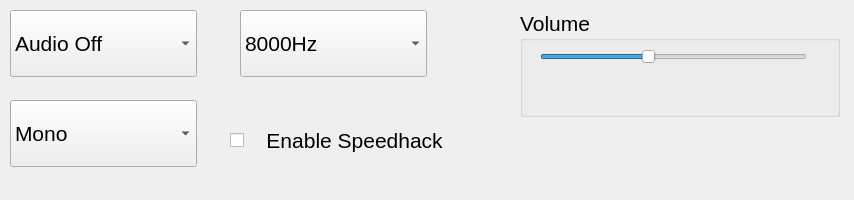
<?xml version="1.0" encoding="UTF-8"?>
<ui version="4.0">
 <class>AudioSettingsClass</class>
 <widget class="QWidget" name="AudioSettingsClass">
  <property name="enabled">
   <bool>true</bool>
  </property>
  <property name="geometry">
   <rect>
    <x>0</x>
    <y>0</y>
    <width>854</width>
    <height>200</height>
   </rect>
  </property>
  <property name="font">
   <font>
    <pointsize>16</pointsize>
   </font>
  </property>
  <property name="contextMenuPolicy">
   <enum>Qt::DefaultContextMenu</enum>
  </property>
  <property name="windowTitle">
   <string>AudioSettings</string>
  </property>
  <property name="styleSheet">
   <string notr="true"/>
  </property>
  <widget class="QLabel" name="Audiolabel">
   <property name="geometry">
    <rect>
     <x>0</x>
     <y>0</y>
     <width>640</width>
     <height>150</height>
    </rect>
   </property>
   <property name="styleSheet">
    <string notr="true"/>
   </property>
   <property name="text">
    <string/>
   </property>
  </widget>
  <widget class="QCheckBox" name="speedHackBox">
   <property name="geometry">
    <rect>
     <x>230</x>
     <y>100</y>
     <width>333</width>
     <height>81</height>
    </rect>
   </property>
   <property name="font">
    <font>
     <pointsize>16</pointsize>
    </font>
   </property>
   <property name="text">
    <string>   Enable Speedhack</string>
   </property>
   <property name="checked">
    <bool>false</bool>
   </property>
  </widget>
  <widget class="QComboBox" name="sampleRateBox">
   <property name="geometry">
    <rect>
     <x>240</x>
     <y>10</y>
     <width>187</width>
     <height>67</height>
    </rect>
   </property>
   <item>
    <property name="text">
     <string>8000Hz</string>
    </property>
   </item>
   <item>
    <property name="text">
     <string>11025Hz</string>
    </property>
   </item>
   <item>
    <property name="text">
     <string>16000Hz</string>
    </property>
   </item>
   <item>
    <property name="text">
     <string>22050Hz</string>
    </property>
   </item>
   <item>
    <property name="text">
     <string>44100Hz</string>
    </property>
   </item>
  </widget>
  <widget class="QComboBox" name="stereoBox">
   <property name="geometry">
    <rect>
     <x>10</x>
     <y>100</y>
     <width>187</width>
     <height>67</height>
    </rect>
   </property>
   <property name="styleSheet">
    <string notr="true"/>
   </property>
   <item>
    <property name="text">
     <string>Mono</string>
    </property>
   </item>
   <item>
    <property name="text">
     <string>Stereo</string>
    </property>
   </item>
  </widget>
  <widget class="QComboBox" name="AudioOnOffBox">
   <property name="geometry">
    <rect>
     <x>10</x>
     <y>10</y>
     <width>187</width>
     <height>67</height>
    </rect>
   </property>
   <item>
    <property name="text">
     <string>Audio Off</string>
    </property>
   </item>
   <item>
    <property name="text">
     <string>Audio On</string>
    </property>
   </item>
  </widget>
  <widget class="QGroupBox" name="volume">
   <property name="geometry">
    <rect>
     <x>520</x>
     <y>10</y>
     <width>320</width>
     <height>107</height>
    </rect>
   </property>
   <property name="title">
    <string>Volume</string>
   </property>
   <widget class="QSlider" name="volumeSlider">
    <property name="geometry">
     <rect>
      <x>20</x>
      <y>20</y>
      <width>267</width>
      <height>54</height>
     </rect>
    </property>
    <property name="maximum">
     <number>10</number>
    </property>
    <property name="value">
     <number>4</number>
    </property>
    <property name="sliderPosition">
     <number>4</number>
    </property>
    <property name="orientation">
     <enum>Qt::Horizontal</enum>
    </property>
   </widget>
  </widget>
 </widget>
 <layoutdefault spacing="6" margin="11"/>
 <resources/>
 <connections/>
</ui>
